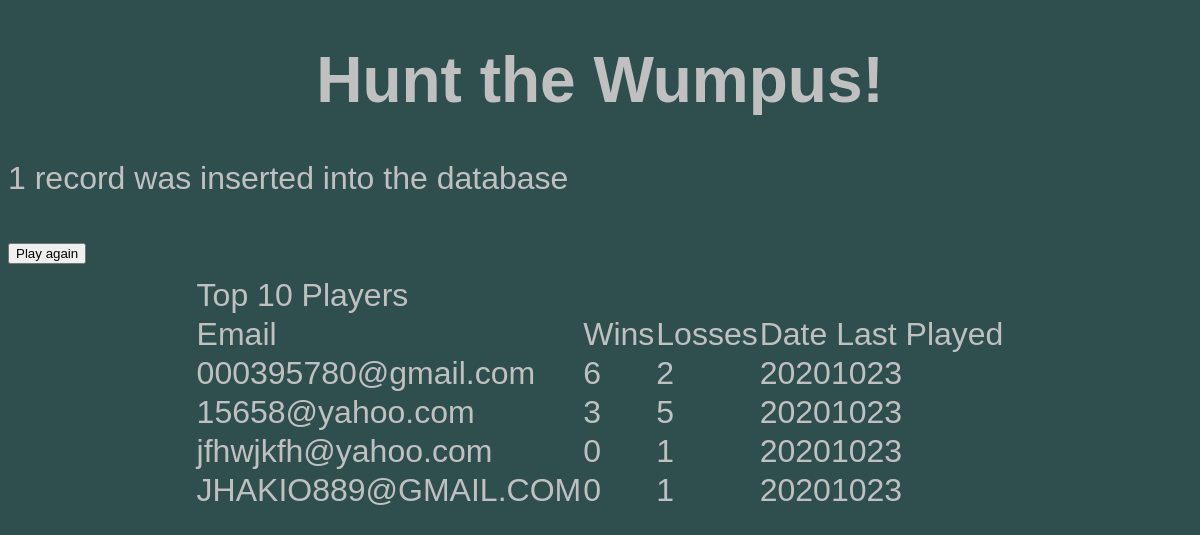
Page /save.php on the committed database.
### tables this page shows
CREATE TABLE `players` (
  `emailAddress` varchar(100) NOT NULL,
  `wins` int(11) NOT NULL DEFAULT 0,
  `losses` int(11) NOT NULL DEFAULT 0,
  `dateLastPlayed` int(11) NOT NULL DEFAULT current_timestamp()
);

### save.php (the view, shortened to what this page needs)
<!DOCTYPE html>
<?php
include "connect.php";
$emailAddress = filter_input(INPUT_POST,"emailAddress", FILTER_VALIDATE_EMAIL);
$win = filter_input(INPUT_POST,"win", FILTER_VALIDATE_INT);
if ($success && $row = $stmt->fetch()) {
    $command = "UPDATE players SET wins=?, losses=?, dateLastPlayed=CURDATE() Where emailAddress = ?";
    $stmt = $dbh->prepare($command);
    $winValue = $row['wins'];
    $lossValue = $row['losses'];
    if ($win) {
        $winValue++;
    } else {
        $lossValue++;
    }
    $params = [$winValue, $lossValue, $emailAddress];
    $success = $stmt->execute($params);
    $successMessage = '1 record was updated';
} else {
    $successMessage = '1 record was inserted into the database';
}
$command = "SELECT * From players LIMIT 10";
$stmt = $dbh->prepare($command);
$success = $stmt->execute();
$top10 = $stmt->fetchAll();
?>
<html>
<head>
    <link rel="stylesheet" href="css/wumpus.css">
</head>
<body>
    <div id="container">
        <h1>Hunt the Wumpus!</h1>
    </div>
    <?php
    if ($successMessage) {
        echo '<p>'.$successMessage.'</p>';
    }
    ?>
    <div id="button">
            <button onclick="location.href='index.php'">Play again</button>
        </div>
        <table>
            <tr>
                <td colspa="4" >Top 10 Players</td>
            </tr>
            <tr>
                <td>Email</td>
                <td>Wins</td>
                <td>Losses</td>
                <td>Date Last Played</td>
            </tr>
            <?php foreach ($top10 as $row) { ?>
            <tr>
               <td><?php echo $row['emailAddress']; ?></td>
               <td><?php echo $row['wins']; ?></td>
               <td><?php echo $row['losses']; ?></td>
               <td><?php echo $row['dateLastPlayed']; ?></td>
            </tr>
            <?php } ?>
        </table>
</body>
</html>

### css/wumpus.css (style rules this page uses)
body { background-color: darkslategray; font-family: Arial, Helvetica, sans-serif; font-size: 32px; color: silver; }
table { margin: auto; }
table, td, th { border-collapse: collapse; margin-top: 10px; }
#container { max-width: 600px; margin: auto; text-align: center; }

### rows in the picture
players: emailAddress "000395780@gmail.com", wins "6", losses "2", dateLastPlayed "20201023"
players: emailAddress "15658@yahoo.com", wins "3", losses "5", dateLastPlayed "20201023"
players: emailAddress "jfhwjkfh@yahoo.com", wins "0", losses "1", dateLastPlayed "20201023"
players: emailAddress "JHAKIO889@GMAIL.COM", wins "0", losses "1", dateLastPlayed "20201023"

### other values in the picture
$successMessage "1 record was inserted into the database"
